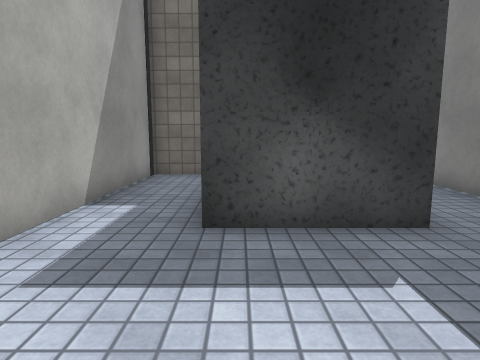
view 1 (above)

12 first-person views from a walk through a scene from a Unity 3-D project. The camera is 1.2 m above the floor, tilts 8° down and sees 75° across. The floor is counted in squares, 1 m on a side. Each view is taken from the middle of a square. On the plan, view 1 faces up. The plan holds only what a view shows up to about 13 squares ahead; the rest is blank. The place goes on beyond the plan. Door leaves are left out, so doorways stand open. Some surface patterns are stand-ins.

view 2
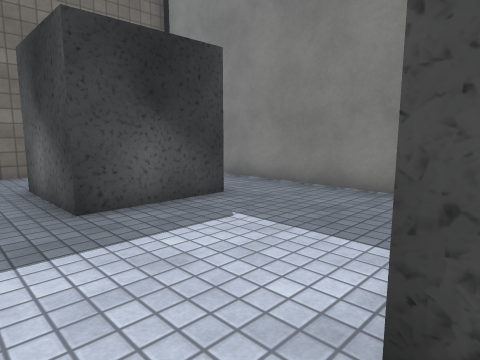

view 3
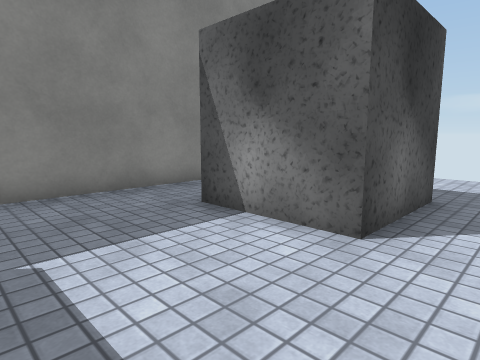

view 4
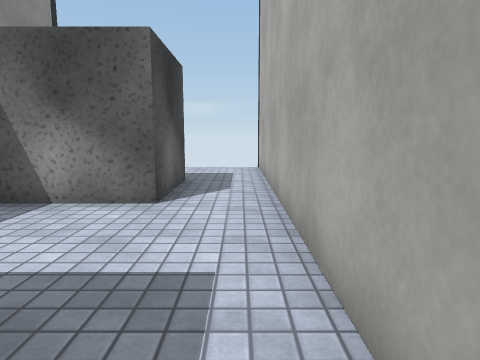

view 5
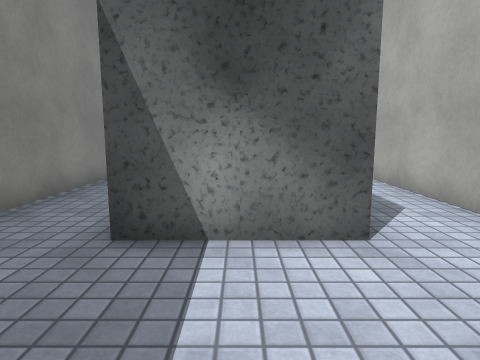

view 6
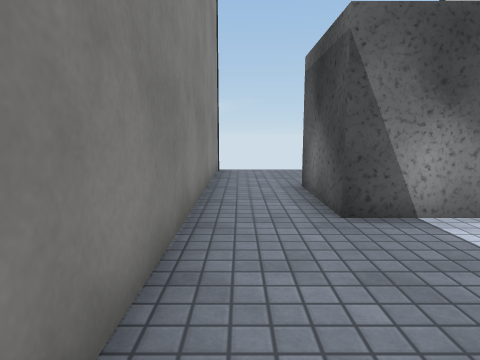

view 7
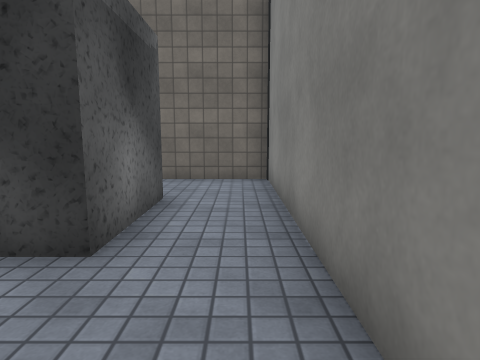

view 8
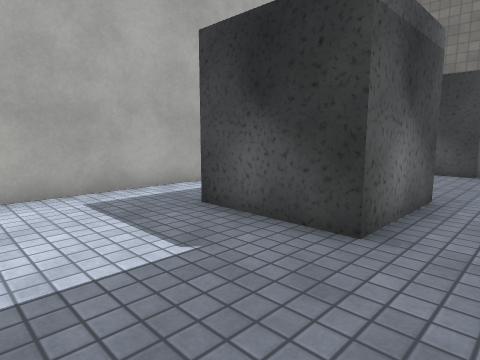

view 9
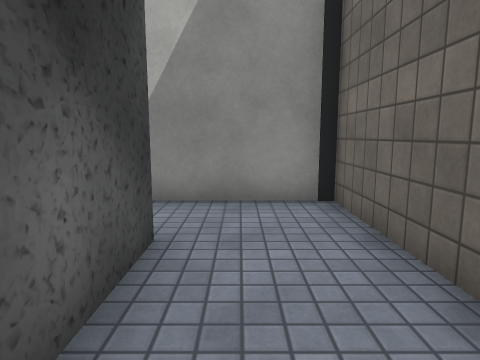

view 10
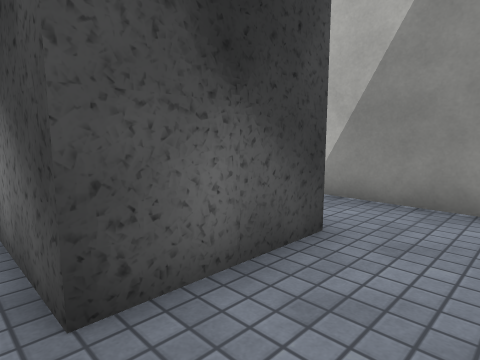

view 11
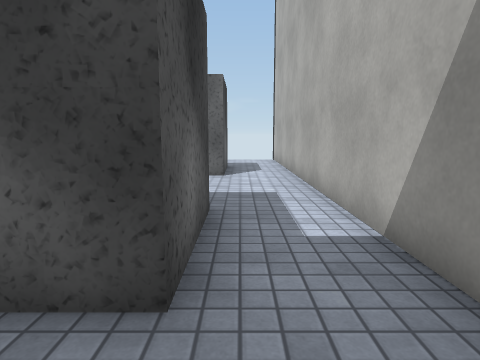

view 12
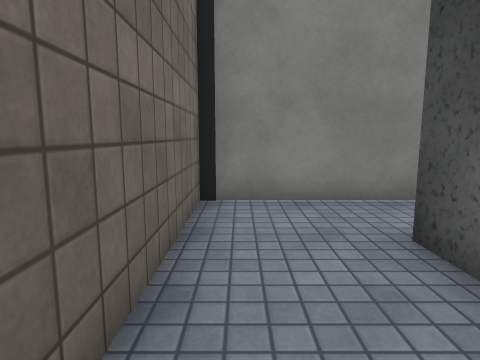

### Floor plan
Points are (right, up) in squares from view 1. A wall is a line through its corners. A room is listed if a view was taken in it or the views show most of it. See-through windows are left out.
Room 1 (views 1, 3, 4, 5, 6, 7, 9, 10, 11, 12)
walls: (-0.5, 4) (-0.5, 7) (2.5, 7) (2.5, 4) (-0.5, 4); (-0.5, -0.5) (2.5, -0.5); (4.8, -0.4) (4.8, 9.5); (4.5, 9.7) (-2.7, 9.7) (-2.7, 0.5)
ways out: opening at (-1.5, -0.5) to room 2; opening at (3.5, -1) to room 2
Room 2 (views 2, 8)
walls: (2.5, -0.5) (2.5, -3.5) (-0.5, -3.5) (-0.5, -0.5); (4.8, -6.4) (4.8, -0.4); (-2.7, 0.5) (-2.7, -6.4)
ways out: opening at (-1.5, -0.5) to room 1; opening at (3.5, -1) to room 1
objects: other object (-3, -7); other object (5, -7)

Where each view was taken, in squares from view 1:
view 1: 0 up, 0 right, facing up
view 2: 1 down, 2 left, facing up-right
view 3: 3 up, 2 left, facing down-right
view 4: 5 up, 2 left, facing down
view 5: 3 up, 1 right, facing down
view 6: 4 up, 4 right, facing down
view 7: 1 up, 4 right, facing up
view 8: 7 down, 4 right, facing up-left
view 9: 8 up, 3 right, facing left
view 10: 9 up, 3 right, facing down-left
view 11: 9 up, 1 left, facing down
view 12: 9 up, 1 left, facing right
